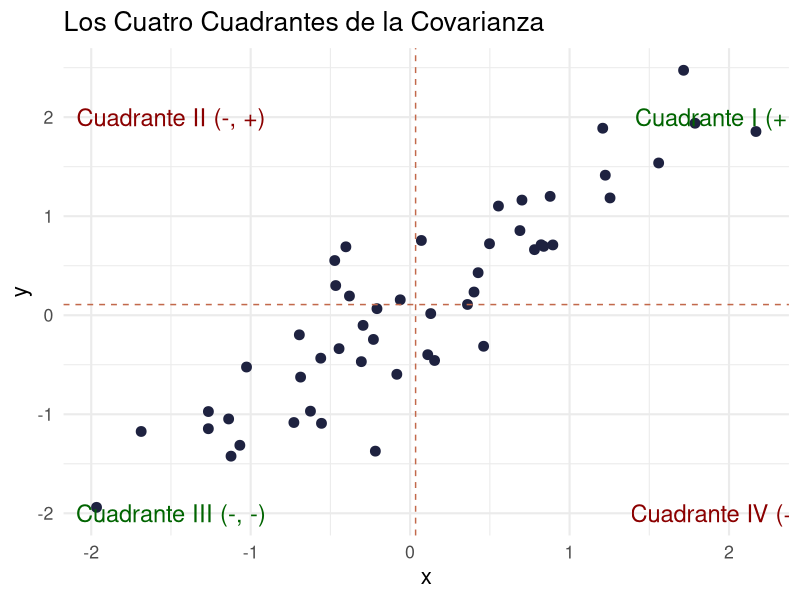
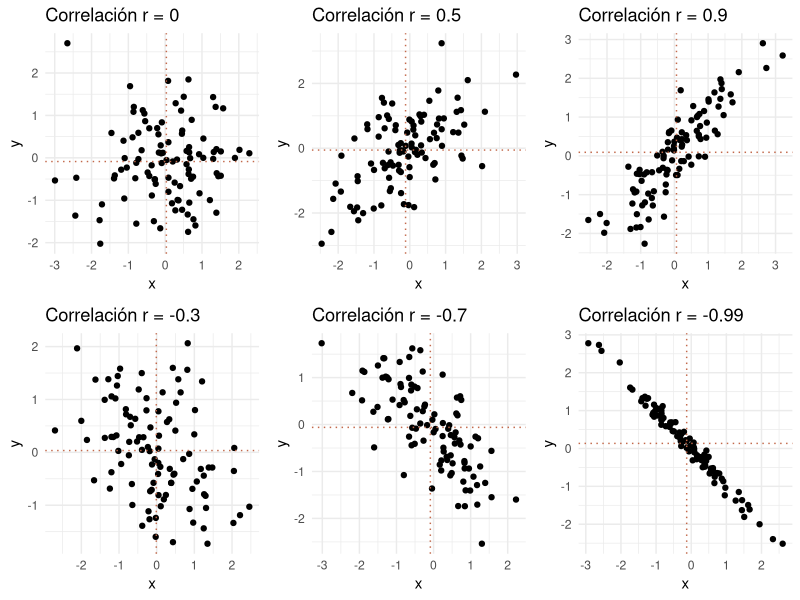
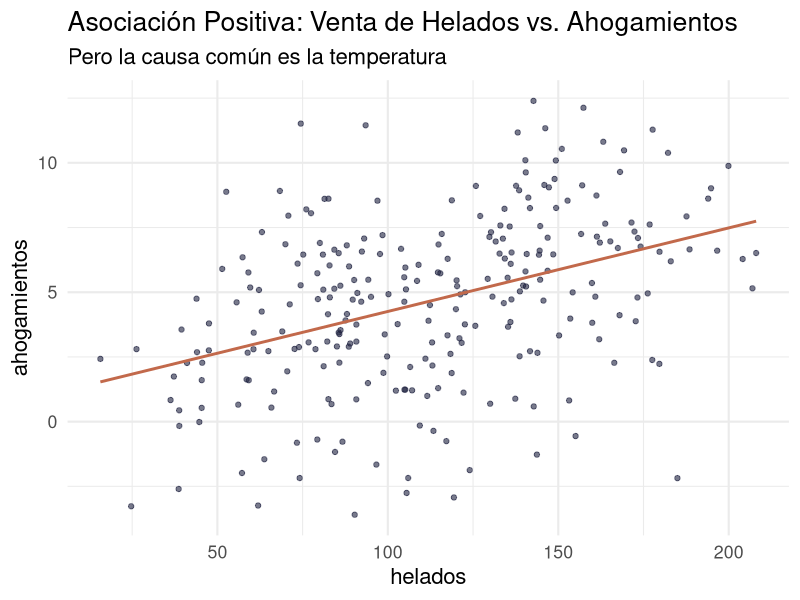
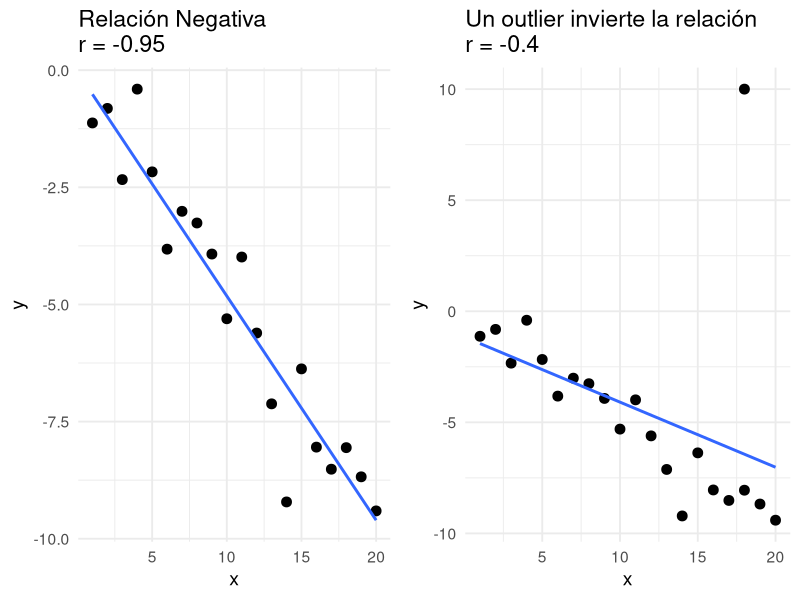
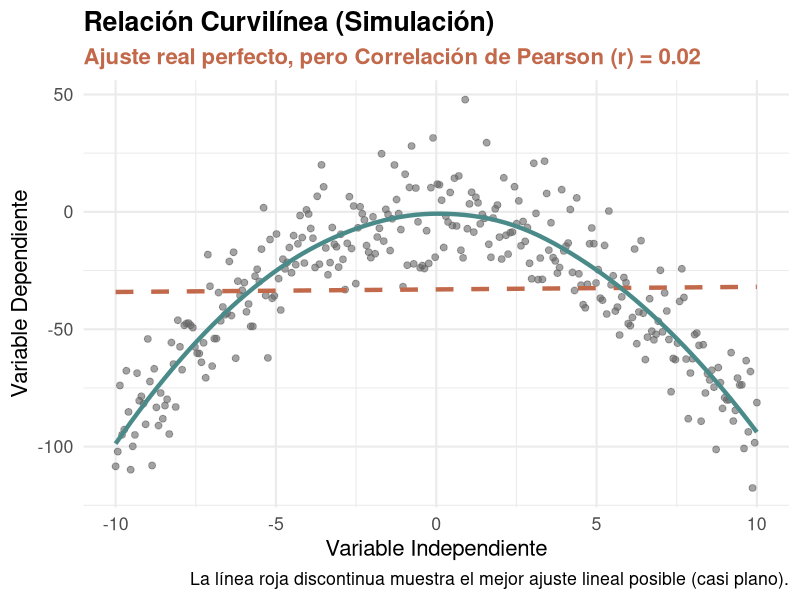

The R script that drew these images, in order:
## ---- chunk 1
library(tidyverse)
set.seed(123)
datos_cov <- tibble(x = rnorm(50), y = x + rnorm(50, 0, 0.5))
mean_x <- mean(datos_cov$x)
mean_y <- mean(datos_cov$y)
ggplot(datos_cov, aes(x, y)) +
  geom_point(size=3, color="#1E2240") +
  geom_vline(xintercept = mean_x, color = "#C2694B", linetype = "dashed") +
  geom_hline(yintercept = mean_y, color = "#C2694B", linetype = "dashed") +
  annotate("text", x = 2, y = 2, label = "Cuadrante I (+, +)", color = "darkgreen", size=6) +
  annotate("text", x = -1.5, y = 2, label = "Cuadrante II (-, +)", color = "darkred", size=6) +
  annotate("text", x = -1.5, y = -2, label = "Cuadrante III (-, -)", color = "darkgreen", size=6) +
  annotate("text", x = 2, y = -2, label = "Cuadrante IV (+, -)", color = "darkred", size=6) +
  labs(title="Los Cuatro Cuadrantes de la Covarianza") +
  theme_minimal(base_size=16)
## ---- chunk 2


library(ggplot2)
library(gridExtra)
# Función para crear un conjunto de datos con una correlación específica
crear_datos <- function(n, cor) {
  x <- rnorm(n)
  y <- cor * x + sqrt(1 - cor^2) * rnorm(n)
  data.frame(x = x, y = y)
}

# Crear seis conjuntos de datos con diferentes correlaciones
set.seed(42)
datos_0 <- crear_datos(100, 0)
datos_neg03 <- crear_datos(100, -0.3)
datos_pos05 <- crear_datos(100, 0.5)
datos_neg07 <- crear_datos(100, -0.7)
datos_pos09 <- crear_datos(100, 0.9)
datos_neg099 <- crear_datos(100, -0.99)

# Función para crear gráficos con líneas de la media
crear_grafico <- function(data, title) {
  ggplot(data, aes(x = x, y = y)) + 
    geom_point() + 
    geom_vline(xintercept = mean(data$x), color = "#C2694B", linetype = "dotted") +  # Línea vertical para la media de x
    geom_hline(yintercept = mean(data$y), color = "#C2694B", linetype = "dotted") +  # Línea horizontal para la media de y
    labs(title = title) + 
    theme_minimal()
}

# Crear los gráficos individuales con líneas de la media
g0 <- crear_grafico(datos_0, "Correlación r = 0")
g_neg03 <- crear_grafico(datos_neg03, "Correlación r = -0.3")
g_pos05 <- crear_grafico(datos_pos05, "Correlación r = 0.5")
g_neg07 <- crear_grafico(datos_neg07, "Correlación r = -0.7")
g_pos09 <- crear_grafico(datos_pos09, "Correlación r = 0.9")
g_neg099 <- crear_grafico(datos_neg099, "Correlación r = -0.99")

# Organizar los gráficos en una cuadrícula 2x3
grid.arrange(g0,g_pos05, g_pos09,g_neg03, g_neg07, g_neg099, ncol = 3)


## ---- chunk 3
# Datos simulados para el ejemplo
set.seed(123)
datos_esp <- tibble(
  temperatura = rep(10:35, each=10),
  helados = temperatura * 5 + rnorm(260, 0, 20),
  ahogamientos = temperatura * 0.2 + rnorm(260, 0, 3)
)
ggplot(datos_esp, aes(x = helados, y = ahogamientos)) +
  geom_point(color = "#1E2240", alpha=0.6) +
  geom_smooth(method="lm", color="#C2694B", se=FALSE) +
  labs(title="Asociación Positiva: Venta de Helados vs. Ahogamientos",
       subtitle="Pero la causa común es la temperatura") +
  theme_minimal(base_size=16)
## ---- chunk 4
set.seed(1)
datos_outlier <- tibble(x = 1:20, y = -0.5*x + rnorm(20))
r1 <- cor(datos_outlier$x, datos_outlier$y)
p1 <- ggplot(datos_outlier, aes(x,y)) + geom_point(size=3) + geom_smooth(method="lm", se=F) + labs(title=paste("Relación Negativa\nr =", round(r1,2))) + theme_minimal(base_size=14)

datos_outlier_mod <- bind_rows(datos_outlier, tibble(x=18, y=10))
r2 <- cor(datos_outlier_mod$x, datos_outlier_mod$y)
p2 <- ggplot(datos_outlier_mod, aes(x,y)) + geom_point(size=3) + geom_smooth(method="lm", se=F) + labs(title=paste("Un outlier invierte la relación\nr =", round(r2,2))) + theme_minimal(base_size=14)

gridExtra::grid.arrange(p1, p2, ncol = 2)
## ---- chunk 5

library(tidyverse)

# 1. GENERACIÓN DE DATOS SINTÉTICOS (ESQUEMÁTICOS)
set.seed(123) # Semilla para reproducibilidad

datos_simulados <- tibble(
  x = seq(-10, 10, length.out = 300),
  # Creamos una relación cuadrática perfecta (y = -x^2) + un poco de ruido normal
  y = -x^2 + rnorm(300, mean = 0, sd = 15) 
)

# Calculamos la correlación para mostrarla en el gráfico
cor_pearson <- cor(datos_simulados$x, datos_simulados$y)

# 2. VISUALIZACIÓN
ggplot(datos_simulados, aes(x = x, y = y)) +
  # Puntos de los datos
  geom_point(alpha = 0.6, color = "grey40", size = 2) +
  
  # A. Lo que ve Pearson (Ajuste Lineal - Rojo)
  geom_smooth(method = "lm", se = FALSE, color = "#C2694B", linetype = "dashed", linewidth = 1.5) +
  
  # B. La relación real (Ajuste No Lineal - Azul Verdoso)
  geom_smooth(method = "loess", se = FALSE, color = "#4A8B8A", linewidth = 1.5) +
  
  # Etiquetas y Estética
  labs(
    title = "Relación Curvilínea (Simulación)",
    subtitle = paste0("Ajuste real perfecto, pero Correlación de Pearson (r) = ", round(cor_pearson, 2)),
    x = "Variable Independiente", 
    y = "Variable Dependiente",
    caption = "La línea roja discontinua muestra el mejor ajuste lineal posible (casi plano)."
  ) +
  theme_minimal(base_size = 16) +
  theme(
    plot.title = element_text(face = "bold"),
    plot.subtitle = element_text(color = "#C2694B", face = "bold")
  )
